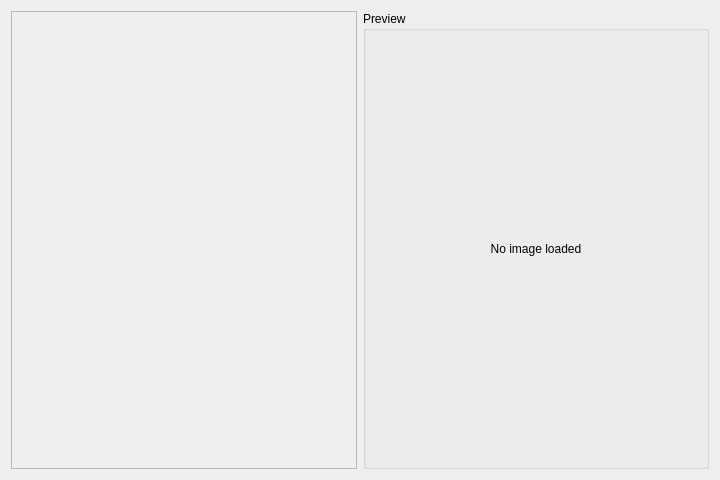
<?xml version="1.0" encoding="UTF-8"?>
<ui version="4.0">
 <author>
    SPDX-FileCopyrightText: none
    SPDX-License-Identifier: GPL-3.0-or-later
  </author>
 <class>WdgRawImport</class>
 <widget class="QWidget" name="WdgRawImport">
  <property name="geometry">
   <rect>
    <x>0</x>
    <y>0</y>
    <width>720</width>
    <height>480</height>
   </rect>
  </property>
  <property name="minimumSize">
   <size>
    <width>720</width>
    <height>480</height>
   </size>
  </property>
  <layout class="QHBoxLayout" name="horizontalLayout">
   <item>
    <widget class="KDcrawIface::DcrawSettingsWidget" name="rawSettings">
     <property name="sizePolicy">
      <sizepolicy hsizetype="Preferred" vsizetype="Preferred">
       <horstretch>0</horstretch>
       <verstretch>0</verstretch>
      </sizepolicy>
     </property>
     <property name="frameShadow">
      <enum>QFrame::Plain</enum>
     </property>
     <property name="horizontalScrollBarPolicy">
      <enum>Qt::ScrollBarAlwaysOff</enum>
     </property>
     <property name="sizeAdjustPolicy">
      <enum>QAbstractScrollArea::AdjustToContents</enum>
     </property>
     <property name="widgetResizable">
      <bool>true</bool>
     </property>
    </widget>
   </item>
   <item>
    <widget class="QGroupBox" name="groupBox">
     <property name="title">
      <string>Preview</string>
     </property>
     <layout class="QVBoxLayout" name="verticalLayout">
      <item>
       <widget class="QLabel" name="preview">
        <property name="text">
         <string>No image loaded</string>
        </property>
        <property name="scaledContents">
         <bool>true</bool>
        </property>
        <property name="alignment">
         <set>Qt::AlignCenter</set>
        </property>
       </widget>
      </item>
     </layout>
    </widget>
   </item>
  </layout>
 </widget>
 <customwidgets>
  <customwidget>
   <class>KDcrawIface::DcrawSettingsWidget</class>
   <extends>QScrollArea</extends>
   <header>3rdparty/libkdcraw/src/dcrawsettingswidget.h</header>
   <container>1</container>
  </customwidget>
 </customwidgets>
 <resources/>
 <connections/>
</ui>
